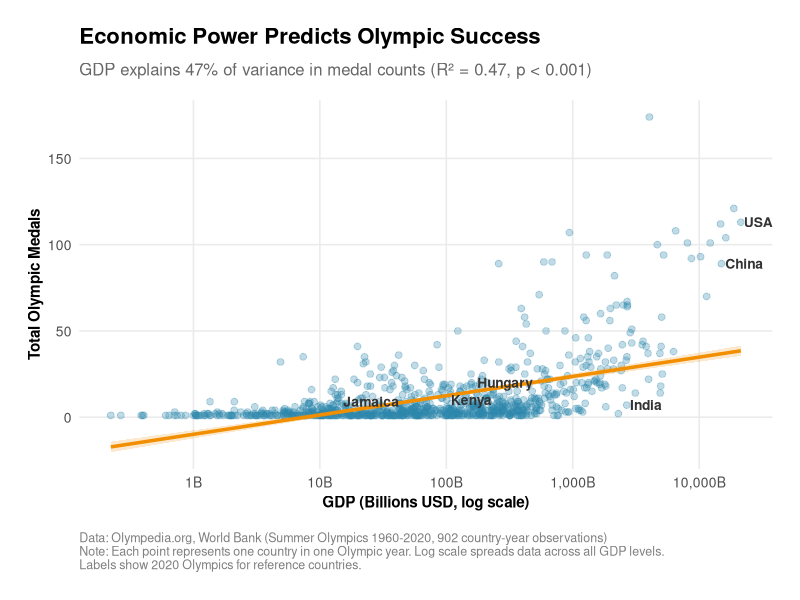
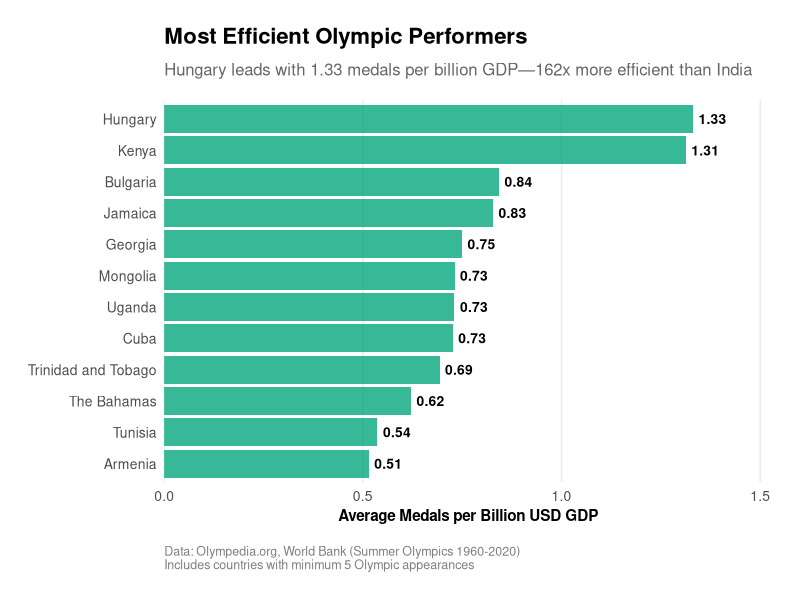
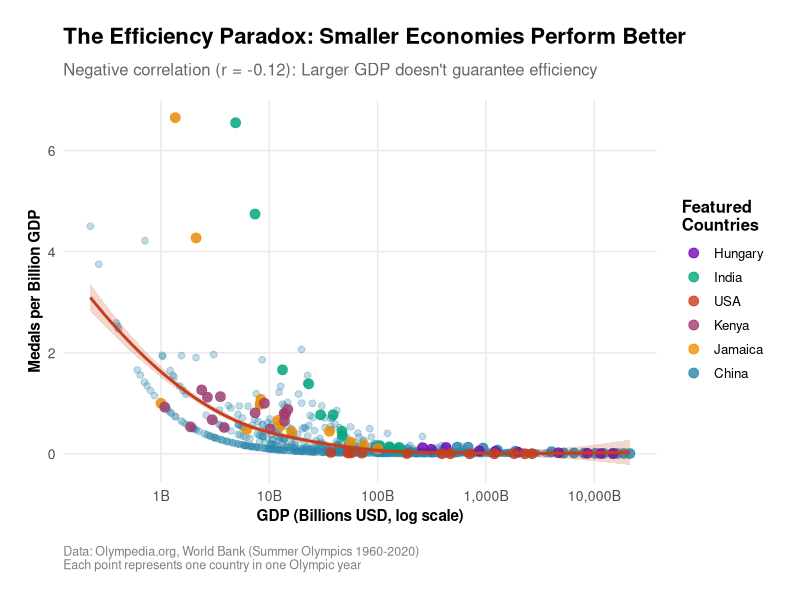
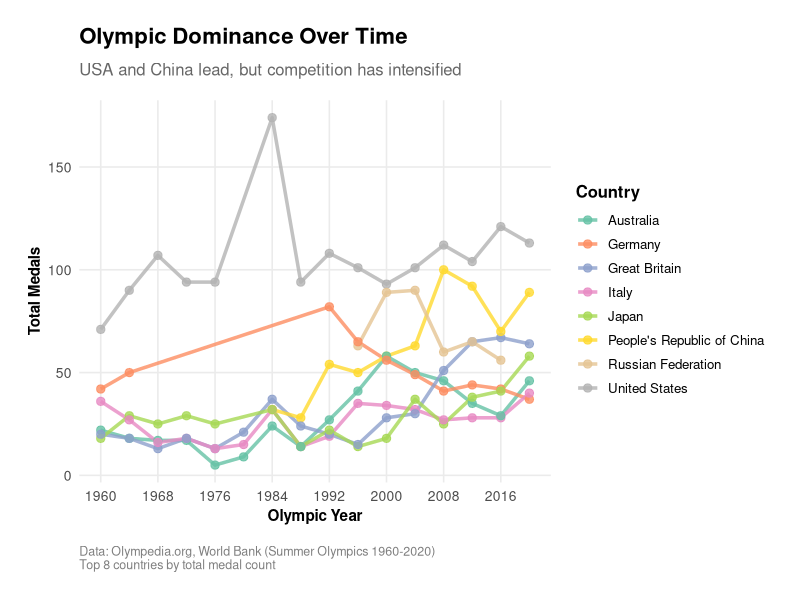
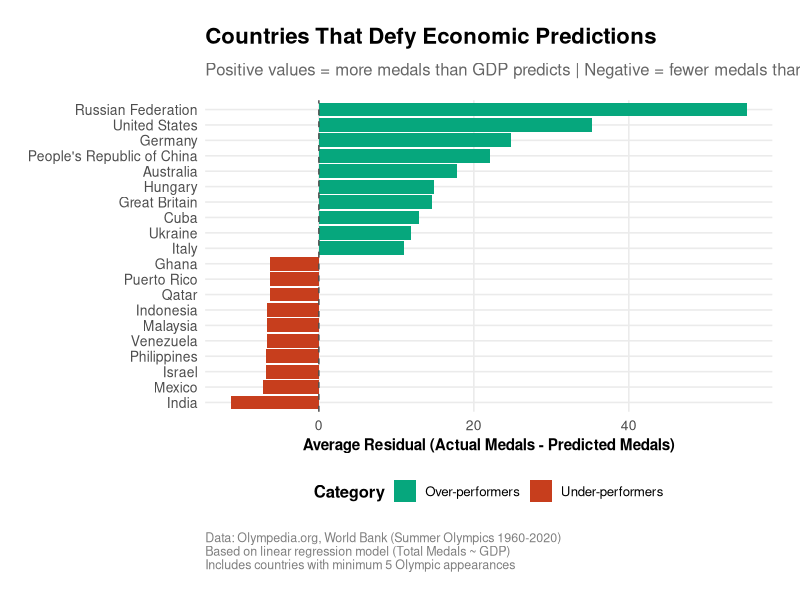
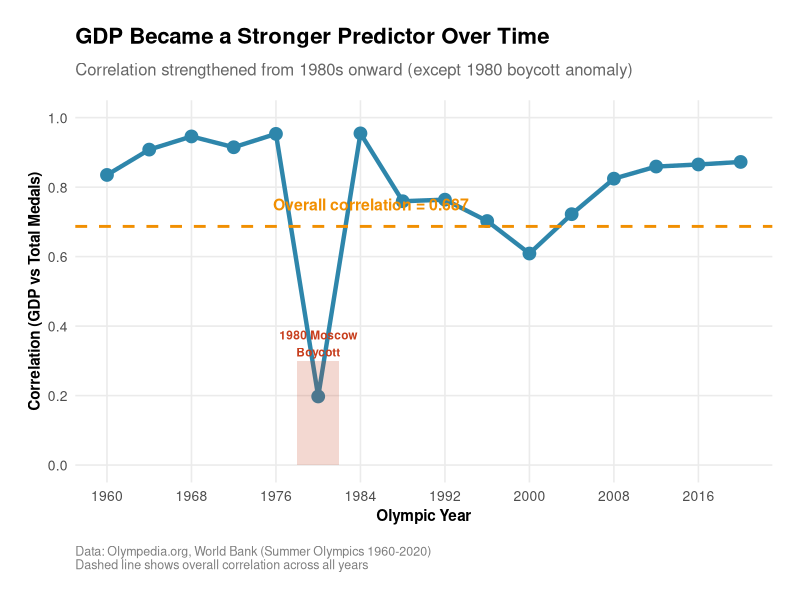

Write R code to recreate these figures, in order. (Note: this script raises an error after producing the figures.)
# Final Publication-Quality Visualizations
# Purpose: Create polished, consistent visualizations for report and presentation
# Creates 5-6 key plots that tell the project story

library(tidyverse)
library(scales)

# Load data
olympics_gdp <- read_csv("data/processed/olympics_gdp_merged.csv")
olympics_efficiency <- read_csv("data/processed/olympics_efficiency.csv")

# Load model data if needed
olympics_residuals <- read_csv("data/processed/olympics_gdp_with_residuals.csv")

# ============================================================================
# DEFINE CONSISTENT THEME
# ============================================================================

# Custom theme for all plots
theme_olympics <- function() {
  theme_minimal(base_size = 12) +
    theme(
      plot.title = element_text(face = "bold", size = 16, margin = margin(b = 10)),
      plot.subtitle = element_text(size = 12, color = "gray40", margin = margin(b = 15)),
      plot.caption = element_text(size = 9, color = "gray50", hjust = 0, margin = margin(t = 15)),
      axis.title = element_text(size = 11, face = "bold"),
      axis.text = element_text(size = 10),
      legend.title = element_text(face = "bold"),
      legend.position = "right",
      panel.grid.minor = element_blank(),
      plot.margin = margin(20, 20, 20, 20)
    )
}

# Color palette
color_primary <- "#2E86AB"    # Blue
color_secondary <- "#A23B72"  # Purple
color_accent <- "#F18F01"     # Orange
color_positive <- "#06A77D"   # Green
color_negative <- "#C73E1D"   # Red

cat("=== CREATING PUBLICATION-QUALITY VISUALIZATIONS ===\n\n")

# ============================================================================
# VISUALIZATION 1: GDP vs Medals - Main Relationship (HERO PLOT - LOG SCALE)
# ============================================================================

cat("Creating Plot 1: GDP vs Medals with Regression (LOG SCALE)...\n")

# Label only select 2020 examples to avoid clutter
olympics_labeled <- olympics_gdp %>%
  mutate(label = case_when(
    Year == 2020 & NOC == "USA" ~ "USA",
    Year == 2020 & NOC == "CHN" ~ "China",
    Year == 2020 & NOC == "IND" ~ "India",
    Year == 2020 & NOC == "HUN" ~ "Hungary",
    Year == 2020 & NOC == "KEN" ~ "Kenya",
    Year == 2020 & NOC == "JAM" ~ "Jamaica",
    TRUE ~ ""
  ))

p1_hero <- ggplot(olympics_gdp, aes(x = GDP / 1e9, y = Total_Medals)) +
  geom_point(alpha = 0.3, color = color_primary, size = 2) +
  geom_smooth(method = "lm", color = color_accent, fill = color_accent, 
              alpha = 0.2, linewidth = 1.2) +
  # Add labels for 2020 examples only
  geom_text(data = olympics_labeled %>% filter(label != "", Year == 2020), 
            aes(label = label), 
            size = 3.5, hjust = -0.1, vjust = 0.5, 
            color = "gray20", fontface = "bold") +
  scale_x_log10(labels = comma_format(suffix = "B"),
                breaks = c(1, 10, 100, 1000, 10000)) +
  labs(
    title = "Economic Power Predicts Olympic Success",
    subtitle = "GDP explains 47% of variance in medal counts (R² = 0.47, p < 0.001)",
    x = "GDP (Billions USD, log scale)",
    y = "Total Olympic Medals",
    caption = "Data: Olympedia.org, World Bank (Summer Olympics 1960-2020, 902 country-year observations)\nNote: Each point represents one country in one Olympic year. Log scale spreads data across all GDP levels.\nLabels show 2020 Olympics for reference countries."
  ) +
  theme_olympics()

ggsave("figures/final/01_gdp_medals_relationship.png", p1_hero, 
       width = 12, height = 8, dpi = 300)
cat("✓ Saved 01_gdp_medals_relationship.png\n\n")

# ============================================================================
# VISUALIZATION 2: Efficiency Champions - Bar Chart
# ============================================================================

cat("Creating Plot 2: Most Efficient Countries...\n")

# Calculate average efficiency by country (min 5 Olympics)
top_efficient <- olympics_efficiency %>%
  mutate(GDP_billions = GDP / 1e9,
         efficiency = Total_Medals / GDP_billions) %>%
  group_by(Country, NOC) %>%
  summarise(
    n_olympics = n(),
    avg_efficiency = mean(efficiency),
    .groups = "drop"
  ) %>%
  filter(n_olympics >= 5) %>%
  arrange(desc(avg_efficiency)) %>%
  head(12)

p2_efficiency <- ggplot(top_efficient, 
                        aes(x = reorder(Country, avg_efficiency), 
                            y = avg_efficiency)) +
  geom_col(fill = color_positive, alpha = 0.8) +
  geom_text(aes(label = round(avg_efficiency, 2)), 
            hjust = -0.2, size = 3.5, fontface = "bold") +
  coord_flip() +
  scale_y_continuous(expand = expansion(mult = c(0, 0.15))) +
  labs(
    title = "Most Efficient Olympic Performers",
    subtitle = "Hungary leads with 1.33 medals per billion GDP—162x more efficient than India",
    x = NULL,
    y = "Average Medals per Billion USD GDP",
    caption = "Data: Olympedia.org, World Bank (Summer Olympics 1960-2020)\nIncludes countries with minimum 5 Olympic appearances"
  ) +
  theme_olympics() +
  theme(panel.grid.major.y = element_blank())

ggsave("figures/final/02_efficiency_champions.png", p2_efficiency, 
       width = 11, height = 8, dpi = 300)
cat("✓ Saved 02_efficiency_champions.png\n\n")

# ============================================================================
# VISUALIZATION 3: The Efficiency Paradox - GDP vs Efficiency
# ============================================================================

cat("Creating Plot 3: GDP Size vs Efficiency...\n")

olympics_eff_plot <- olympics_efficiency %>%
  mutate(GDP_billions = GDP / 1e9,
         efficiency = Total_Medals / GDP_billions)

# Highlight key countries
highlight_countries <- c("HUN", "IND", "USA", "KEN", "JAM", "CHN")

p3_paradox <- ggplot(olympics_eff_plot, 
                     aes(x = GDP_billions, y = efficiency)) +
  geom_point(alpha = 0.3, color = color_primary, size = 2) +
  # Highlight special countries
  geom_point(data = olympics_eff_plot %>% filter(NOC %in% highlight_countries),
             aes(color = NOC), size = 3, alpha = 0.8) +
  geom_smooth(method = "loess", color = color_negative, fill = color_negative,
              alpha = 0.2, linewidth = 1) +
  scale_x_log10(labels = comma_format(suffix = "B")) +
  scale_color_manual(values = c("HUN" = "#06A77D", "IND" = "#C73E1D", 
                                "USA" = "#2E86AB", "KEN" = "#F18F01",
                                "JAM" = "#A23B72", "CHN" = "#7209B7"),
                     labels = c("Hungary", "India", "USA", "Kenya", "Jamaica", "China")) +
  labs(
    title = "The Efficiency Paradox: Smaller Economies Perform Better",
    subtitle = "Negative correlation (r = -0.12): Larger GDP doesn't guarantee efficiency",
    x = "GDP (Billions USD, log scale)",
    y = "Medals per Billion GDP",
    color = "Featured\nCountries",
    caption = "Data: Olympedia.org, World Bank (Summer Olympics 1960-2020)\nEach point represents one country in one Olympic year"
  ) +
  theme_olympics()

ggsave("figures/final/03_efficiency_paradox.png", p3_paradox, 
       width = 12, height = 8, dpi = 300)
cat("✓ Saved 03_efficiency_paradox.png\n\n")

# ============================================================================
# VISUALIZATION 4: Top Performers Over Time
# ============================================================================

cat("Creating Plot 4: Medal Trends Over Time...\n")

# Get top 8 countries by total medals
top_8_countries <- olympics_gdp %>%
  group_by(Country, NOC) %>%
  summarise(total = sum(Total_Medals), .groups = "drop") %>%
  arrange(desc(total)) %>%
  head(8) %>%
  pull(NOC)

olympics_top8 <- olympics_gdp %>%
  filter(NOC %in% top_8_countries)

p4_trends <- ggplot(olympics_top8, 
                    aes(x = Year, y = Total_Medals, color = Country, group = Country)) +
  geom_line(linewidth = 1.2, alpha = 0.8) +
  geom_point(size = 2.5, alpha = 0.8) +
  scale_color_brewer(palette = "Set2") +
  scale_x_continuous(breaks = seq(1960, 2020, 8)) +
  labs(
    title = "Olympic Dominance Over Time",
    subtitle = "USA and China lead, but competition has intensified",
    x = "Olympic Year",
    y = "Total Medals",
    color = "Country",
    caption = "Data: Olympedia.org, World Bank (Summer Olympics 1960-2020)\nTop 8 countries by total medal count"
  ) +
  theme_olympics() +
  theme(legend.position = "right")

ggsave("figures/final/04_medal_trends_over_time.png", p4_trends, 
       width = 12, height = 7, dpi = 300)
cat("✓ Saved 04_medal_trends_over_time.png\n\n")

# ============================================================================
# VISUALIZATION 5: Over/Under Performers - Residual Plot
# ============================================================================

cat("Creating Plot 5: Over and Under Performers...\n")

# Calculate average residuals by country
avg_residuals <- olympics_residuals %>%
  group_by(Country, NOC) %>%
  summarise(
    avg_residual = mean(residuals),
    n_olympics = n(),
    avg_medals = mean(Total_Medals),
    .groups = "drop"
  ) %>%
  filter(n_olympics >= 5) %>%
  arrange(desc(abs(avg_residual)))

# Get top 10 over-performers and top 10 under-performers
top_10_over <- avg_residuals %>% 
  arrange(desc(avg_residual)) %>% 
  head(10) %>%
  mutate(category = "Over-performers")

top_10_under <- avg_residuals %>% 
  arrange(avg_residual) %>% 
  head(10) %>%
  mutate(category = "Under-performers")

residual_plot_data <- bind_rows(top_10_over, top_10_under)

p5_residuals <- ggplot(residual_plot_data, 
                       aes(x = reorder(Country, avg_residual), 
                           y = avg_residual,
                           fill = category)) +
  geom_col() +
  geom_hline(yintercept = 0, linetype = "dashed", color = "gray30") +
  coord_flip() +
  scale_fill_manual(values = c("Over-performers" = color_positive, 
                               "Under-performers" = color_negative)) +
  labs(
    title = "Countries That Defy Economic Predictions",
    subtitle = "Positive values = more medals than GDP predicts | Negative = fewer medals than expected",
    x = NULL,
    y = "Average Residual (Actual Medals - Predicted Medals)",
    fill = "Category",
    caption = "Data: Olympedia.org, World Bank (Summer Olympics 1960-2020)\nBased on linear regression model (Total Medals ~ GDP)\nIncludes countries with minimum 5 Olympic appearances"
  ) +
  theme_olympics() +
  theme(legend.position = "bottom")

ggsave("figures/final/05_over_under_performers.png", p5_residuals, 
       width = 11, height = 9, dpi = 300)
cat("✓ Saved 05_over_under_performers.png\n\n")

# ============================================================================
# VISUALIZATION 6: Correlation Over Time (Bonus)
# ============================================================================

cat("Creating Plot 6: GDP-Medal Correlation Over Time...\n")

correlation_by_year <- olympics_gdp %>%
  group_by(Year) %>%
  summarise(
    correlation = cor(GDP, Total_Medals),
    n_countries = n()
  )

p6_correlation <- ggplot(correlation_by_year, aes(x = Year, y = correlation)) +
  geom_line(color = color_primary, linewidth = 1.5) +
  geom_point(color = color_primary, size = 4) +
  geom_hline(yintercept = 0.687, linetype = "dashed", color = color_accent,
             linewidth = 1) +
  annotate("text", x = 1985, y = 0.75, 
           label = "Overall correlation = 0.687", 
           color = color_accent, fontface = "bold", size = 4) +
  annotate("rect", xmin = 1978, xmax = 1982, ymin = 0, ymax = 0.3,
           alpha = 0.2, fill = color_negative) +
  annotate("text", x = 1980, y = 0.35, 
           label = "1980 Moscow\nBoycott", 
           size = 3, color = color_negative, fontface = "bold") +
  scale_x_continuous(breaks = seq(1960, 2020, 8)) +
  scale_y_continuous(limits = c(0, 1), breaks = seq(0, 1, 0.2)) +
  labs(
    title = "GDP Became a Stronger Predictor Over Time",
    subtitle = "Correlation strengthened from 1980s onward (except 1980 boycott anomaly)",
    x = "Olympic Year",
    y = "Correlation (GDP vs Total Medals)",
    caption = "Data: Olympedia.org, World Bank (Summer Olympics 1960-2020)\nDashed line shows overall correlation across all years"
  ) +
  theme_olympics()

ggsave("figures/final/06_correlation_over_time.png", p6_correlation, 
       width = 12, height = 7, dpi = 300)
cat("✓ Saved 06_correlation_over_time.png\n\n")

# ============================================================================
# CREATE SUMMARY DOCUMENT
# ============================================================================

cat("Creating visualization summary document...\n")

summary_text <- "# Final Visualizations Summary

**Created:** December 7, 2024  
**Purpose:** Publication-quality plots for final report and presentation

## Visualization Inventory

### 1. GDP vs Medals Relationship (HERO PLOT)
**File:** `01_gdp_medals_relationship.png`  
**Purpose:** Main finding - shows the core relationship between GDP and medals  
**Key Message:** Economic power predicts Olympic success (R² = 0.47)  
**Design Note:** Log scale on x-axis spreads data points across all GDP levels
**Use in Report:** Introduction/Results section, README hero image  

### 2. Efficiency Champions
**File:** `02_efficiency_champions.png`  
**Purpose:** Highlight countries that achieve most medals per GDP dollar  
**Key Message:** Hungary leads efficiency at 1.33 medals per billion GDP  
**Use in Report:** Efficiency analysis section  

### 3. The Efficiency Paradox
**File:** `03_efficiency_paradox.png`  
**Purpose:** Show inverse relationship between GDP size and efficiency  
**Key Message:** Smaller economies are MORE efficient per dollar  
**Use in Report:** Discussion section, challenges conventional wisdom  

### 4. Medal Trends Over Time
**File:** `04_medal_trends_over_time.png`  
**Purpose:** Show how top countries have performed across Olympics  
**Key Message:** USA dominates but China rising, competition intensifying  
**Use in Report:** Historical context section  

### 5. Over and Under Performers
**File:** `05_over_under_performers.png`  
**Purpose:** Identify countries that defy economic predictions  
**Key Message:** Some countries win more/fewer medals than GDP predicts  
**Use in Report:** Residual analysis section  

### 6. Correlation Over Time
**File:** `06_correlation_over_time.png`  
**Purpose:** Show how GDP-medal relationship has evolved  
**Key Message:** Correlation strengthening over time (except 1980 boycott)  
**Use in Report:** Temporal trends section  

## Design Choices

**Color Palette:**
- Primary Blue (#2E86AB): Main data points, USA
- Green (#06A77D): Positive/over-performers, Hungary
- Red (#C73E1D): Negative/under-performers, India
- Orange (#F18F01): Regression lines, accent, Kenya
- Purple (#A23B72): Secondary accent, Jamaica

**Typography:**
- Titles: Bold, 16pt
- Subtitles: Regular, 12pt, gray
- Body text: 10-11pt
- Captions: 9pt, gray

**Theme Consistency:**
- All plots use `theme_olympics()` for uniform appearance
- Minimal grid lines (no minor gridlines)
- Consistent margins and spacing
- Source citations on all plots

**Scale Decisions:**
- Plot 1 & 3: Log scale on x-axis (GDP) to spread data points
- Plot 2 & 5: Linear scales with categorical data
- Plot 4 & 6: Linear scales for time series

## Usage

**For README:**
- Use Plot 1 (Hero) or Plot 3 (Paradox) as main visual
- Include 1-2 sentence interpretation

**For Report:**
- Plot 1: Introduction - establishes main relationship
- Plot 2: Results - efficiency findings
- Plot 3: Discussion - nuances in the relationship
- Plot 5: Results - over/under performers
- Plot 6: Optional - temporal trends if discussing time

**For Presentation:**
- Start with Plot 1 (big picture)
- Move to Plot 3 (interesting paradox)
- Highlight Plot 2 (Hungary success story)
- End with Plot 5 (practical implications)

## Files Generated

All final visualizations saved to: `figures/final/`
- High resolution (300 DPI)
- PNG format for compatibility
- Sized for reports (11-12 inches wide)
"

writeLines(summary_text, "figures/final/VISUALIZATION_SUMMARY.md")

cat("\n=== FINAL VISUALIZATIONS COMPLETE ===\n")
cat("✓ Created 6 publication-quality visualizations\n")
cat("✓ Applied consistent theme and color palette\n")
cat("✓ Used log scale for Plot 1 to better display data\n")
cat("✓ All plots saved to figures/final/\n")
cat("✓ Created summary documentation\n\n")
